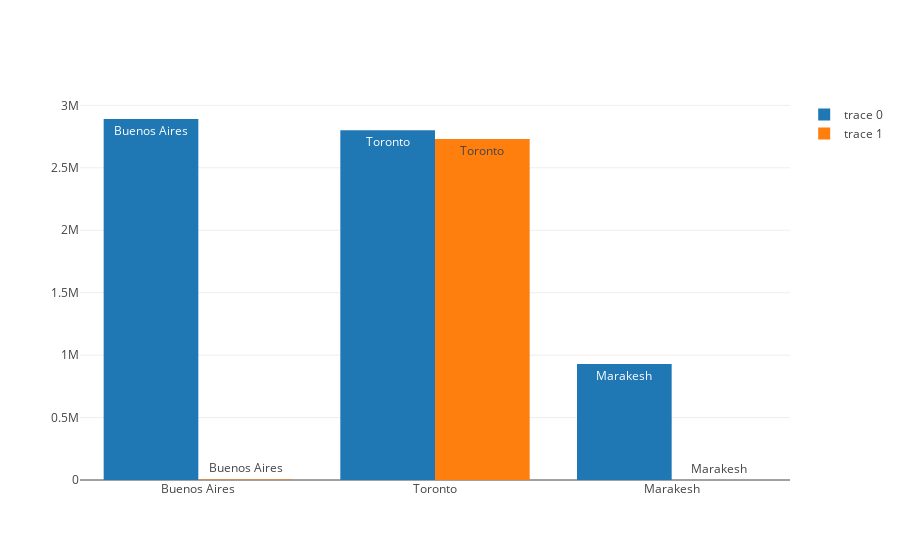

Here is the notebook cell this chart was saved with:
### Code cell
plotly.offline.iplot([bar_trace_first_three_pops, bar_trace_first_three_areas])

### Figure 1 — Plotly figure (JSON) as saved in the notebook; plotly's stock layout.template omitted (floating-point values rounded to 4 significant figures)
{"data": [{"text": ["Buenos Aires", "Toronto", "Marakesh"], "type": "bar", "uid": "8fb3171e-bd43-11e9-aeca-996b937353d5", "x": ["Buenos Aires", "Toronto", "Marakesh"], "y": [2891000, 2800000, 928850]}, {"text": ["Buenos Aires", "Toronto", "Marakesh"], "type": "bar", "uid": "8fb31bd8-bd43-11e9-aeca-996b937353d5", "x": ["Buenos Aires", "Toronto", "Marakesh"], "y": [4758, 2731571, 200]}], "layout": {}}
